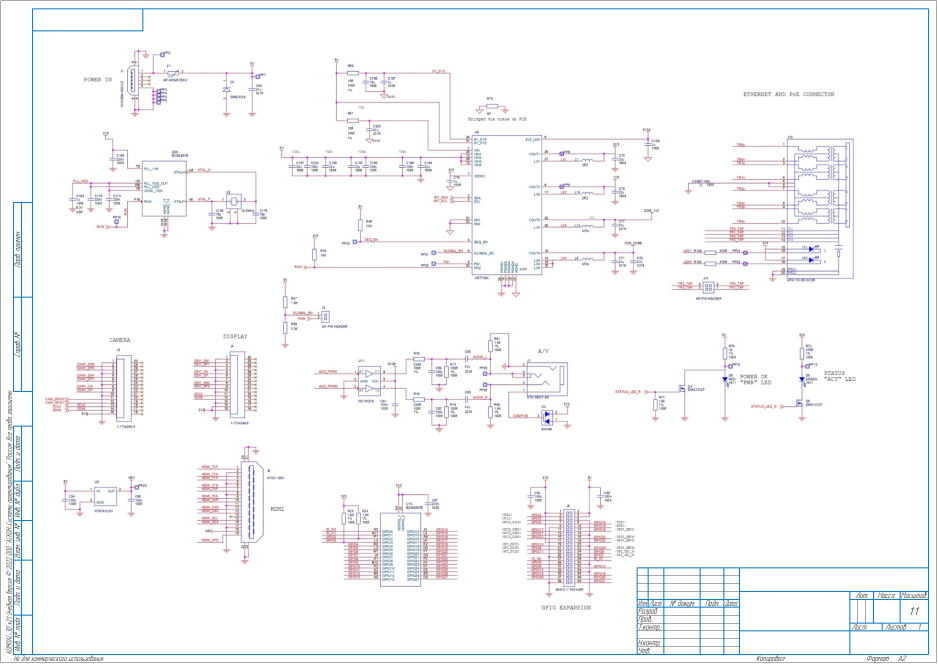
#> input picture Picsart_23-02-14_16-02-35-675.jpg, 2812 x 1990 px, given in place of the camera (shown at 1/3 size)
$ python testcoll.py
#> lines starting #> are read from the running program, lines starting #| are printed output that depends on the picture; after the words box and inside, x2 and y2 are one past the last pixel; in counts of white or black regions, pixels touching at a corner belong together
import numpy as np
import cv2

webcam = cv2.VideoCapture(0)

while(1):
    _, imageFrame = webcam.read()
#> imageFrame is the input picture: shape (1990, 2812, 3); mean B, G, R 249.3, 247.7, 247.6


    hsvFrame = cv2.cvtColor(imageFrame, cv2.COLOR_BGR2HSV)
#> hsvFrame: shape (1990, 2812, 3); mean H, S, V 18.4, 4.8, 250.2


    oranje_lower = np.array((0, 66, 255), np.uint8)
    oranje_upper = np.array((90, 235, 255), np.uint8)
    oranje_mask = cv2.inRange(hsvFrame, oranje_lower, oranje_upper)
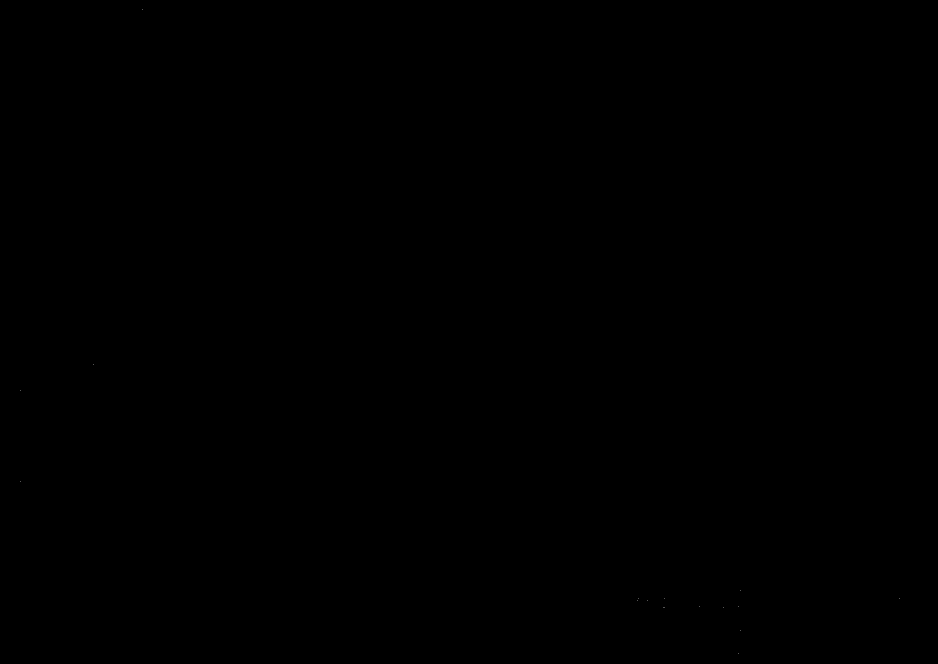
#> oranje_mask: shape (1990, 2812) (shown at 1/3 size); 0% white in thin lines or dots


    red_lower = np.array([136, 87, 111], np.uint8)
    red_upper = np.array([180, 255, 255], np.uint8)
    red_mask = cv2.inRange(hsvFrame, red_lower, red_upper)
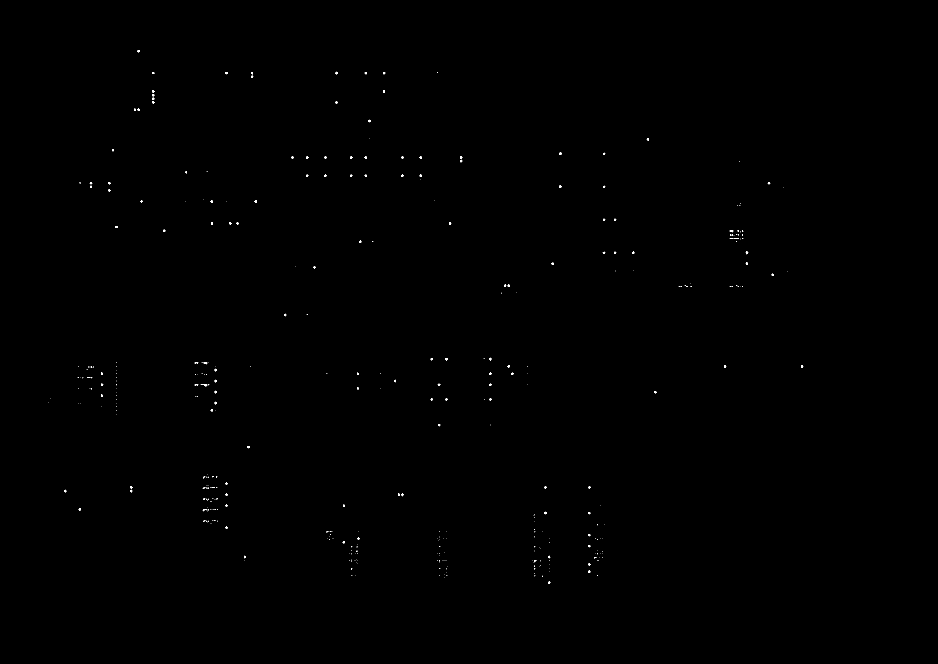
#> red_mask: shape (1990, 2812) (shown at 1/3 size); 0.09% white; 377 white regions (255 under 20 px), largest, box (x1, y1, x2, y2) and area: (602, 1153, 622, 1160) 45, (1677, 457, 1684, 465) 43, (1677, 556, 1684, 564) 42

    green_lower = np.array([25, 52, 72], np.uint8)
    green_upper = np.array([102, 255, 255], np.uint8)
    green_mask = cv2.inRange(hsvFrame, green_lower, green_upper)
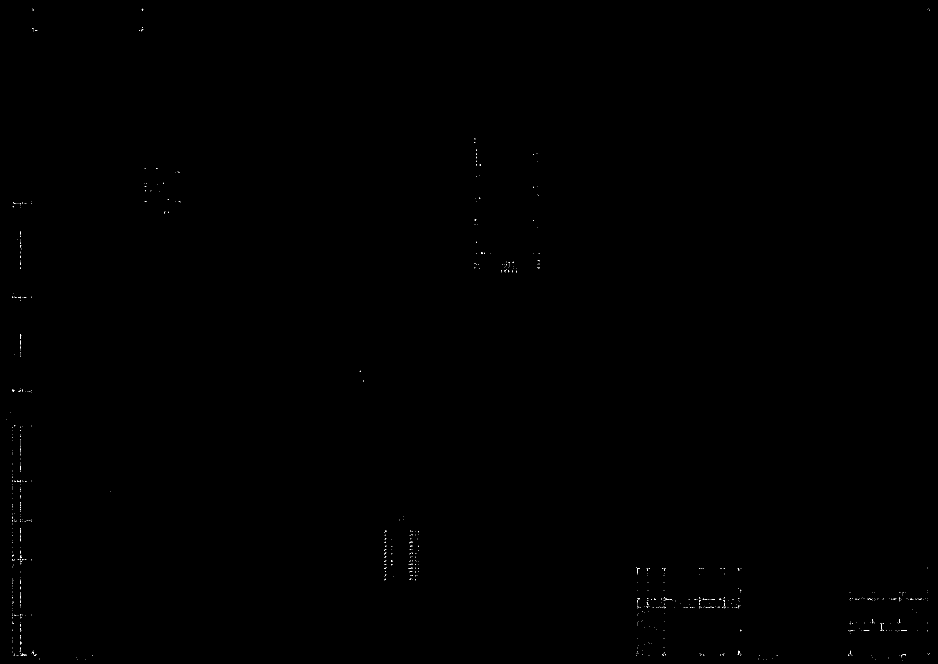
#> green_mask: shape (1990, 2812) (shown at 1/3 size); 0.05% white in thin lines or dots


    blue_lower = np.array([92, 9, 30], np.uint8)
    blue_upper = np.array([119, 6, 72], np.uint8)
    blue_mask = cv2.inRange(hsvFrame, blue_lower, blue_upper)
#> blue_mask: shape (1990, 2812); every value is 0


    kernal = np.ones((5, 5), "uint8")


    res_oranje = cv2.bitwise_and(imageFrame, imageFrame,
                              mask = oranje_mask)

    res_red = cv2.bitwise_and(imageFrame, imageFrame,
                              mask = red_mask)


    res_green = cv2.bitwise_and(imageFrame, imageFrame,
                                mask = green_mask)


    res_blue = cv2.bitwise_and(imageFrame, imageFrame,
                               mask = blue_mask)
#> res_blue: shape (1990, 2812, 3); every value is 0


    contours, hierarchy = cv2.findContours(oranje_mask,
                                           cv2.RETR_TREE,
                                           cv2.CHAIN_APPROX_SIMPLE)
#> contours = 17 contours, all with area under 20

    for pic, contour in enumerate(contours):
        area = cv2.contourArea(contour)
        if(area > 300):
            x, y, w, h = cv2.boundingRect(contour)
            imageFrame = cv2.rectangle(imageFrame, (x, y),
                                       (x + w, y + h),
                                       (165, 0, 255), 2)

            cv2.putText(imageFrame, "oranje Colour", (x, y),
                        cv2.FONT_HERSHEY_SIMPLEX, 1.0,
                        (30, 154, 227))
#> this loop made 17 passes
#> contour on passes 1 to 12: [[2216, 1961]], [[2221, 1890]], [[2169, 1823]], [[1993, 1823]], [[1989, 1823]], [[2216, 1819]], [[2098, 1819]], [[1942, 1800]], [[1913, 1800]], [[2698, 1796]], [[1993, 1796]], [[1914, 1796]]


    contours, hierarchy = cv2.findContours(red_mask,
                                           cv2.RETR_TREE,
                                           cv2.CHAIN_APPROX_SIMPLE)
#> contours = 378 contours, 263 with area under 20; largest, box (x1, y1, x2, y2) and area: (1677, 457, 1684, 465) 32, (2237, 754, 2245, 763) 32, (1677, 556, 1684, 564) 32, (1380, 468, 1387, 477) 29, (2237, 787, 2244, 795) 28

    for pic, contour in enumerate(contours):
        area = cv2.contourArea(contour)
        if(area > 300):
            x, y, w, h = cv2.boundingRect(contour)
            imageFrame = cv2.rectangle(imageFrame, (x, y),
                                       (x + w, y + h),
                                       (0, 0, 255), 2)

            cv2.putText(imageFrame, "Red Colour", (x, y),
                        cv2.FONT_HERSHEY_SIMPLEX, 1.0,
                        (0, 0, 255))
#> this loop made 378 passes
#> area on passes 1, 15, 26: 25.5, 22, 24


    contours, hierarchy = cv2.findContours(green_mask,
                                           cv2.RETR_TREE,
                                           cv2.CHAIN_APPROX_SIMPLE)
#> contours = 898 contours, all with area under 20

    for pic, contour in enumerate(contours):
        area = cv2.contourArea(contour)
        if(area > 300):
            x, y, w, h = cv2.boundingRect(contour)
            imageFrame = cv2.rectangle(imageFrame, (x, y),
                                       (x + w, y + h),
                                       (0, 255, 0), 2)

            cv2.putText(imageFrame, "Green Colour", (x, y),
                        cv2.FONT_HERSHEY_SIMPLEX,
                        1.0, (0, 255, 0))
#> this loop made 898 passes
#> (contour, area) on passes 1 to 3: ([[2706, 1982]], 0), ([[2626, 1978]], 0), ([[2300, 1978]], 0)


    contours, hierarchy = cv2.findContours(blue_mask,
                                           cv2.RETR_TREE,
                                           cv2.CHAIN_APPROX_SIMPLE)
#> contours = []
    for pic, contour in enumerate(contours):
        area = cv2.contourArea(contour)
        if(area > 300):
            x, y, w, h = cv2.boundingRect(contour)
            imageFrame = cv2.rectangle(imageFrame, (x, y),
                                       (x + w, y + h),
                                       (255, 0, 0), 2)

            cv2.putText(imageFrame, "Purple Colour", (x, y),
                        cv2.FONT_HERSHEY_SIMPLEX,
                        1.0, (255, 0, 0))
#> this loop made 0 passes


    cv2.imshow("Color Detection", imageFrame)
    if cv2.waitKey(10) & 0xFF == ord('q'):
#> (key q is pressed here)
#> (the run stopped early here; a loop or call above may not have finished)

$ run again, on Снимок.PNG
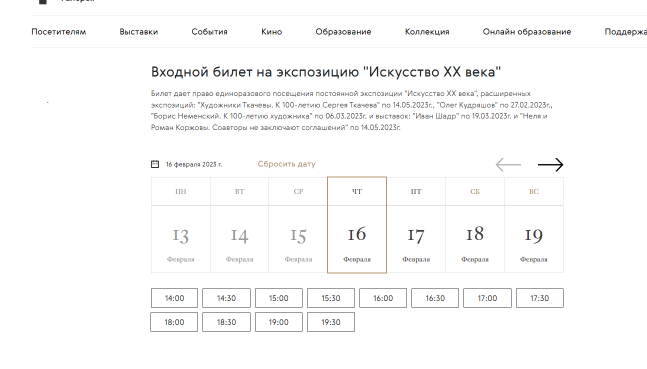
#> input picture Снимок.PNG, 1293 x 737 px, given in place of the camera (shown at 1/2 size)
#> imageFrame is the input picture: shape (737, 1293, 3); mean B, G, R 250, 250.1, 250.1
#> hsvFrame: shape (737, 1293, 3); mean H, S, V 3, 3.5, 251.3
#> `oranje_mask = cv2.inRange(hsvFrame, oranje_lower, oranje_upper)`:
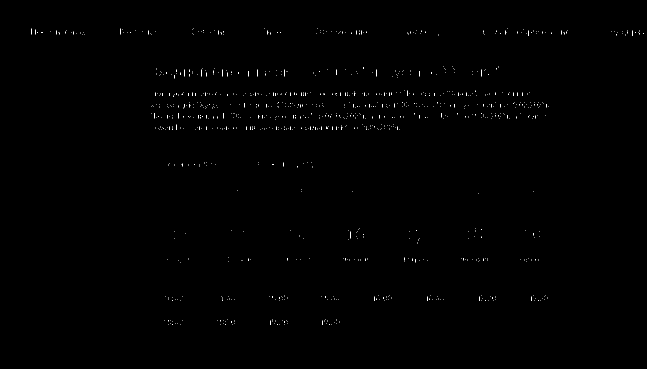
#> oranje_mask: shape (737, 1293) (shown at 1/2 size); 0.23% white in thin lines or dots, all inside (x1, y1, x2, y2) = (63, 57, 1288, 650)
#> red_mask: shape (737, 1293); 0.08% white in thin lines or dots, all inside (x1, y1, x2, y2) = (280, 62, 1084, 650)
#> `green_mask = cv2.inRange(hsvFrame, green_lower, green_upper)`:
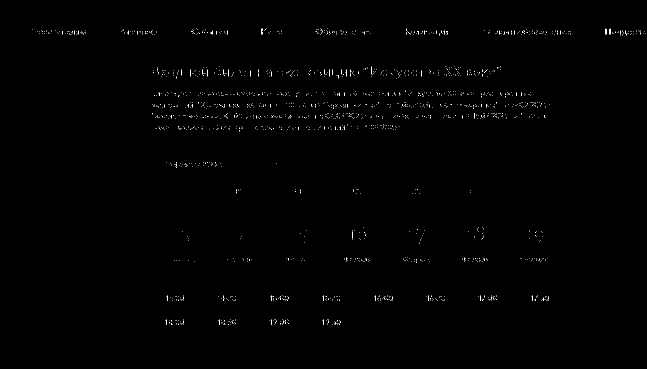
#> green_mask: shape (737, 1293) (shown at 1/2 size); 0.33% white in thin lines or dots, all inside (x1, y1, x2, y2) = (65, 57, 1291, 650)
#> blue_mask: shape (737, 1293); every value is 0
#> res_blue: shape (737, 1293, 3); every value is 0
#> `contours, hierarchy = cv2.findContours(oranje_mask, cv2.RETR_TREE, cv2..`: contours = 996 contours, all with area under 20
#> the loop `for pic, contour in enumerate(contours):` made 996 passes
#> contour on passes 1 to 3: [[663, 648]], [[659, 648], [659, 649]], [[569, 648]]
#> `contours, hierarchy = cv2.findContours(red_mask, cv2.RETR_TREE, cv2.CH..`: contours = 389 contours, all with area under 20
#> the loop `for pic, contour in enumerate(contours):` made 389 passes
#> contour on passes 1 to 3: [[356, 647]], [[654, 646]], [[565, 646]]
#> `contours, hierarchy = cv2.findContours(green_mask, cv2.RETR_TREE, cv2...`: contours = 1753 contours, all with area under 20
#> the loop `for pic, contour in enumerate(contours):` made 1753 passes
#> contour on passes 1 to 3: [[460, 649]], [[675, 648]], [[665, 648]]
#> `contours, hierarchy = cv2.findContours(blue_mask, cv2.RETR_TREE, cv2.C..`: contours = []
